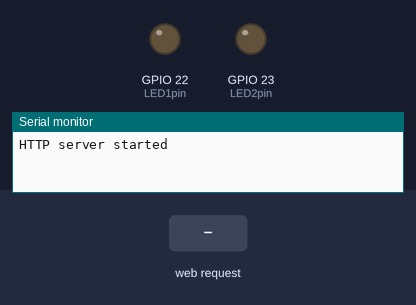
Simulated run of this sketch. Board: ESP32. Parts: output pins drawn as LEDs (lit = HIGH), the last lines printed to the serial monitor. Dashed ring = blinking. Inputs (shaded band) come from the test bench.

Above: at 1.3 s.
1.4 s: HTTP request GET /led2on received
At 1.65 s:
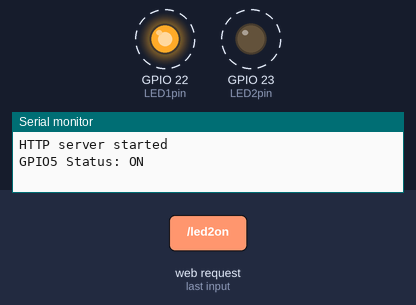
4.4 s: HTTP request GET / received
At 4.8 s:
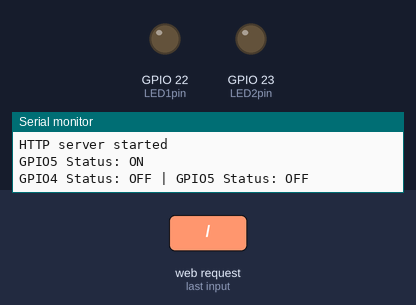
Timing chart, 0 to 7.4 s (numbered marks = the images above; inputs shaded):
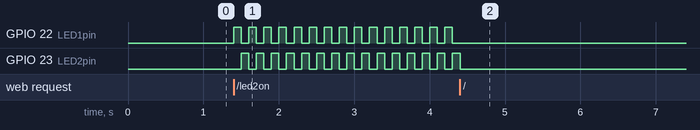

The sketch:

WebServer_Kelip.ino
```cpp
#include <WiFi.h>
#include <WebServer.h>

/* Put your SSID & Password */
const char* ssid = "Wifi Gratis";  // Enter SSID here
const char* password = "tapibohong";  //Enter Password here

/* Put IP Address details */
IPAddress local_ip(192, 168, 100, 33);
IPAddress gateway(192, 168, 100, 1);
IPAddress subnet(255, 255, 255, 0);

WebServer server(80);

uint8_t LED1pin = 22;
bool LED1status = LOW;

uint8_t LED2pin = 23;
bool LED2status = LOW;

void setup() {
  Serial.begin(115200);
  pinMode(LED1pin, OUTPUT);
  pinMode(LED2pin, OUTPUT);

  WiFi.softAP(ssid, password);
  WiFi.softAPConfig(local_ip, gateway, subnet);
  delay(100);

  server.on("/", handle_OnConnect);
  server.on("/led1on", handle_led1on);
  server.on("/led1off", handle_led1off);
  server.on("/led2on", handle_led2on);
  server.on("/led2off", handle_led2off);
  server.onNotFound(handle_NotFound);

  server.begin();
  Serial.println("HTTP server started");
}
void loop() {
  server.handleClient();
  if (LED1status)
  {
    digitalWrite(LED1pin, HIGH);
    digitalWrite(LED2pin, HIGH);
  }
  else
  {
    digitalWrite(LED1pin, LOW);
    digitalWrite(LED2pin, LOW);
  }

  if (LED2status)
  {
    digitalWrite(LED1pin, HIGH);
    digitalWrite(LED2pin, LOW);
    delay(100);
    digitalWrite(LED1pin, LOW);
    digitalWrite(LED2pin, HIGH);
    delay(100);
  }
  else
  {
    digitalWrite(LED1pin, LOW);
    digitalWrite(LED2pin, LOW);
  }
}

void handle_OnConnect() {
  LED1status = LOW;
  LED2status = LOW;
  Serial.println("GPIO4 Status: OFF | GPIO5 Status: OFF");
  server.send(200, "text/html", SendHTML(LED1status, LED2status));
}

void handle_led1on() {
  LED1status = HIGH;
  Serial.println("GPIO4 Status: ON");
  server.send(200, "text/html", SendHTML(true, LED2status));
}

void handle_led1off() {
  LED1status = LOW;
  Serial.println("GPIO4 Status: OFF");
  server.send(200, "text/html", SendHTML(false, LED2status));
}

void handle_led2on() {
  LED2status = HIGH;
  Serial.println("GPIO5 Status: ON");
  server.send(200, "text/html", SendHTML(LED1status, true));
}

void handle_led2off() {
  LED2status = LOW;
  Serial.println("GPIO5 Status: OFF");
  server.send(200, "text/html", SendHTML(LED1status, false));
}

void handle_NotFound() {
  server.send(404, "text/plain", "Not found");
}

String SendHTML(uint8_t led1stat, uint8_t led2stat) {
  String ptr = "<!DOCTYPE html> <html>\n";
  ptr += "<head><meta name=\"viewport\" content=\"width=device-width, initial-scale=1.0, user-scalable=no\">\n";
  ptr += "<title>LED Control</title>\n";
  ptr += "<style>html { font-family: Helvetica; display: inline-block; margin: 0px auto; text-align: center;}\n";
  ptr += "body{margin-top: 50px;} h1 {color: #444444;margin: 50px auto 30px;} h3 {color: #444444;margin-bottom: 50px;}\n";
  ptr += ".button {display: block;width: 80px;background-color: #3498db;border: none;color: white;padding: 13px 30px;text-decoration: none;font-size: 25px;margin: 0px auto 35px;cursor: pointer;border-radius: 4px;}\n";
  ptr += ".button-on {background-color: #3498db;}\n";
  ptr += ".button-on:active {background-color: #2980b9;}\n";
  ptr += ".button-off {background-color: #34495e;}\n";
  ptr += ".button-off:active {background-color: #2c3e50;}\n";
  ptr += "p {font-size: 14px;color: #888;margin-bottom: 10px;}\n";
  ptr += "</style>\n";
  ptr += "</head>\n";
  ptr += "<body>\n";
  ptr += "<h1>ESP32 Web Server</h1>\n";
  ptr += "<h3>Using Access Point(AP) Mode</h3>\n";

  if (led1stat)
  {
    ptr += "<p>LED1 Status: ON</p><a class=\"button button-off\" href=\"/led1off\">OFF</a>\n";
  }
  else
  {
    ptr += "<p>LED1 Status: OFF</p><a class=\"button button-on\" href=\"/led1on\">ON</a>\n";
  }

  if (led2stat)
  {
    ptr += "<p>LED2 Status: ON</p><a class=\"button button-off\" href=\"/led2off\">OFF</a>\n";
  }
  else
  {
    ptr += "<p>LED2 Status: OFF</p><a class=\"button button-on\" href=\"/led2on\">ON</a>\n";
  }

  ptr += "</body>\n";
  ptr += "</html>\n";
  return ptr;
}
```

Measured:
- after the input at 1.4 s, GPIO 22 (LED1pin): alternates HIGH for 0.10 s and LOW for 0.10 s, starting at once; GPIO 23 (LED2pin): alternates HIGH for 0.10 s and LOW for 0.10 s, starting after 0.10 s
- after the input at 4.4 s, GPIO 22 (LED1pin): stops changing and stays LOW; GPIO 23 (LED2pin): goes on until 4.4 s, then stays LOW
